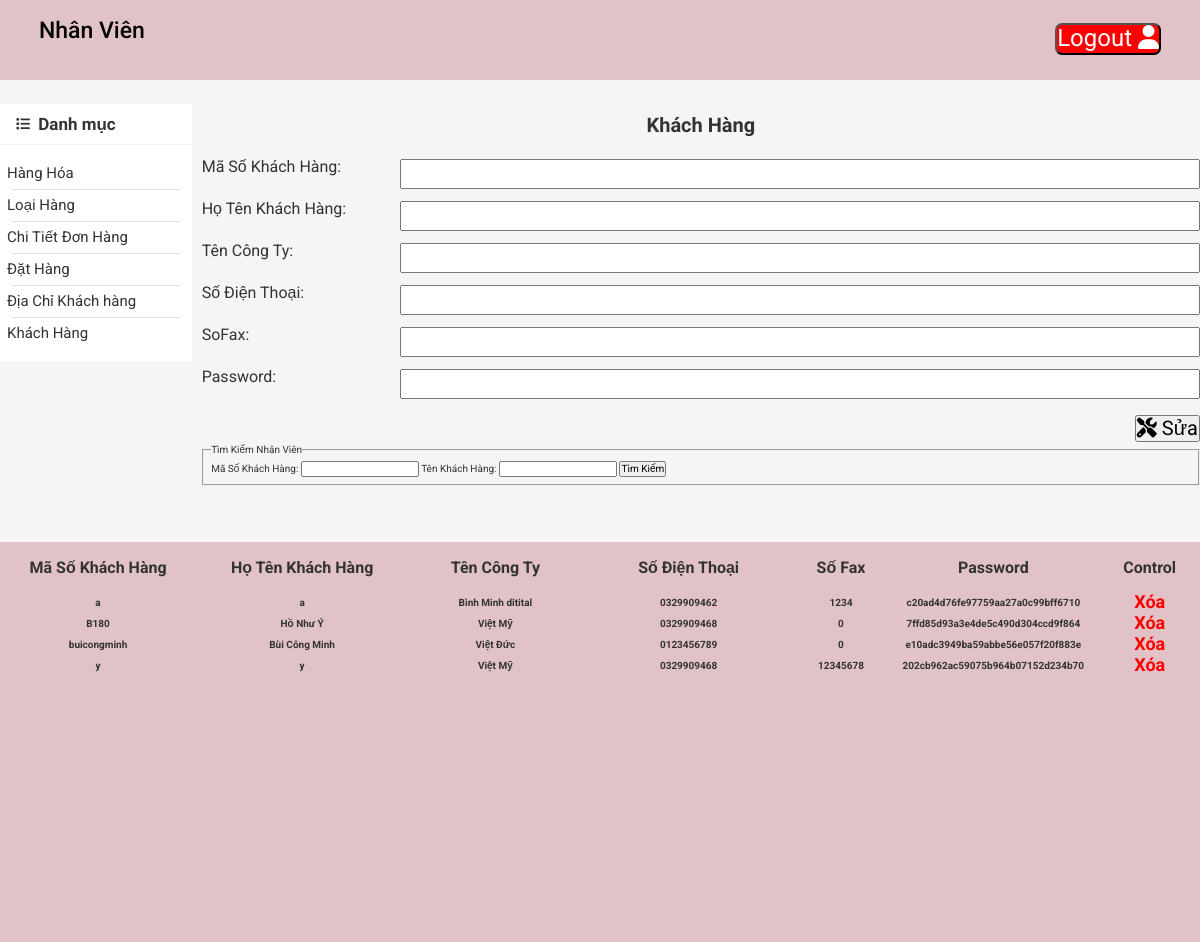
Page /khachhang.php (signed in) on the committed database.
### tables this page shows
CREATE TABLE `khachhang` (
  `MSKH` char(40) NOT NULL,
  `HoTenKH` varchar(40) DEFAULT NULL,
  `TenCongTy` varchar(40) DEFAULT NULL,
  `SoDienThoai` char(10) DEFAULT NULL,
  `SoFax` int(20) DEFAULT NULL,
  `password` char(40) DEFAULT NULL
);

### khachhang.php (the view, shortened to what this page needs)
<?php
        $conn = mysqli_connect('localhost', 'root', '', 'quanlydathang') or die ('Không thể kết nối tới database');
?>
<!DOCTYPE html>
<html lang="en">
<head>
    <link rel="stylesheet" href="https://cdnjs.cloudflare.com/ajax/libs/normalize/8.0.1/normalize.min.css">
    <link rel="stylesheet" href="css/base.css">
    <link rel="stylesheet" href="css/main.css">
    <link rel="stylesheet" href="css/admin.css">
    <link rel="stylesheet" href="fonts/fontawesome-free-5.15.3-web/css/all.css">
</head>
<body>
    <div class="app">
        <header class="headerad">
          <div class="admin">
                <a href="admin.php" class="admin_btn"><?php if(isset($_SESSION['loginAdmin'])){
                    echo "Admin";}else
                    {echo "Nhân Viên";}  ?></a>
            </div>
           <div class="logout">
                <form method="POST" action="login.php" >
                     <button type="submit" name="logout" style="    background-color: red;
                        color: white;
                        font-size: 24px;
                        border-radius: 7px;"> Logout <i class="fas fa-user"></i></button>
                </form>
            </div>
        </header>
        <div class="app_container">
            <div class="grid">
                <div class="grid_row  app_content">
                    <div class="grid_column-2 ">
                        <nav class="category">
                            <h3 class="category-heading">
                                <i class="fas fa-list category-heading-icon"></i>
                                Danh mục
                            </h3>
                            <ul class="category-list category-item--active" style="padding: 12px;">
                             <?php
                               if(isset($_SESSION['loginNhanVien'])){
                                ?>
                                <li class="category-item">
                                    <a href="hanghoa.php" class="category-item-link">Hàng Hóa</a>
                                </li>
                                <li class="category-item">
                                    <a href="loaihang.php" class="category-item-link">Loại Hàng</a>
                                </li>
                                <li class="category-item">
                                    <a href="chitietdonhang.php" class="category-item-link">Chi Tiết Đơn Hàng</a>
                                </li>
                                   <li class="category-item">
                                    <a href="dathang.php" class="category-item-link">Đặt Hàng</a>
                                </li>
                                <li class="category-item">
                                    <a href="diachikhachhang.php" class="category-item-link">Địa Chỉ Khách hàng</a>
                                </li>
                                 <li class="category-item">
                                    <a href="khachhang.php" class="category-item-link">Khách Hàng</a>
                                </li>
                           <?php } ?>
                            </ul>
                        </nav>
        </div>
          <div class="grid_column-10">
            <form action="khachhang.php" method="POST">
              <h1 class="content__header"> Khách Hàng </h1>
              <div class="input_wrap">
                  <div class="input_wrap-lable">
                    <label>Mã Số Khách Hàng:</label>
                </div>
                 <input type="text" class="form-control" name="maso" required>
              </div>
              <div class="input_wrap">
                <div class="input_wrap-lable">
                  <label>Họ Tên Khách Hàng:</label>
                </div>
                <input type="text" class="form-control" name="ten" required>
              </div>
              <div class="input_wrap">
                <div class="input_wrap-lable">
                  <label>Tên Công Ty:</label>
                </div>
                <input type="text" class="form-control" name="tencongty" required>
              </div>
               <div class="input_wrap">
                <div class="input_wrap-lable">
                  <label>Số Điện Thoại:</label>
                </div>
                <input type="text" class="form-control" name="sdt" required>
              </div>
               <div class="input_wrap">
                <div class="input_wrap-lable">
                  <label>SoFax:</label>
                </div>
                <input type="text" class="form-control" name="sofax" required>
              </div>
              <div class="input_wrap">
                <div class="input_wrap-lable">
                  <label>Password:</label>
                </div>
                <input type="text" class="form-control" name="password" required>
              </div>
              <div class="form-control-click">
                <button type="submit" name="edit" class="form-control form-submit "><i class="fas fa-tools"></i> Sửa
                </button>
              </div>
            </form>
            <div class="form-control-search">
              <form class="form-control_search" action="khachhang.php?actionkh=search" method="POST">
                <fieldset style="margin: 40px auto;
    width: 100%">
                  <legend>Tìm Kiếm Nhân Viên</legend>
                  Mã Số Khách Hàng: <input type="text" name="MSKH"
                  value="<?php echo empty($MSKH)? '':$MSKH ?>"
                  >
                  Tên Khách Hàng: <input type="text" name="HoTenKH" value="<?php echo empty($HoTenKH)? '':$HoTenKH ?>"
>
                  <input type="submit" value="Tìm Kiếm">
                </fieldset>
              </form>
            </div>
          </div>
           <div class="table-responsive" style="    overflow: scroll;
    height: 50vh;">
            <table class="table table-hover">
              <thead>
                <tr class="thead-dark">
                  <th scope="col" >Mã Số Khách Hàng</th>
                  <th scope="col">Họ Tên Khách Hàng</th>
                  <th scope="col">Tên Công Ty</th>
                  <th scope="col">Số Điện Thoại</th>
                  <th scope="col">Số Fax</th>
                  <th scope="col">Password</th>
                  <th scope="col">Control</th>
                </tr>
              </thead>
 <?php
     if(!empty($wherekh)){
              $sql1 = "SELECT * FROM KhachHang where  (".$wherekh.") ";
              $result1= mysqli_query($conn,$sql1);
            }else{
                $sql1 = "SELECT * FROM KhachHang";
                $result1= mysqli_query($conn,$sql1);
            }
  ?>
  <?php
      while($row = mysqli_fetch_array($result1)){
        $mskh=$row['MSKH'];
  ?>
    <tbody>
                <tr id="<?php echo $mskh;?>" onclick="edit('<?php echo $mskh;?>')">
                  <th scope="col" class="MSKHEDIT"><?php echo $row['MSKH'];?></th>
                  <th scope="col" class="HOTENKHEDIT"><?php echo $row['HoTenKH'];?></th>
                  <th scope="col" class="TENCONGTYEDIT"><?php echo $row['TenCongTy'];?></th>
                  <th scope="col" class="SODIENTHOAIEDIT"><?php echo $row['SoDienThoai'];?></th>
                  <th scope="col" class="SOFAXEDIT"><?php echo $row['SoFax'];?></th>
                  <th scope="col" class="PASSWORDEDIT"><?php echo $row['password'];?></th>
                  <th scope="col"><a style="    text-decoration: none;
    font-size: 18px;
    color: red;
"  href="khachhang.php?maso=<?php echo $row['MSKH'];?>">Xóa</a></th>
                </tr>
              </tbody>
  <?php
         }?>
            </table>
          </div>
      </div>
</body>
</html>

### base.css (style rules this page uses)
:root { --white-color: #fff; --black-color: #000; --text-color: #333; --primary-color:orange; --primary-color-rgba: rgb(238,75,43); --boder-color:#dbdbdb; --navbar_height: 34px; --header-height:120px; --star-gold-color: #ffce3e; --header-with-search-height: calc(var(--header-height) - var(--navbar_height) ) }
* { box-sizing: inherit; }
html { font-size: 62.5%; line-height: 1.6rem; font-family: 'Roboto', sans-serif; box-sizing: border-box; }
.grid { width: 1200px; max-width: 100%; margin: 0 auto; }
.grid_row { display: flex; flex-wrap: wrap; margin-left: -5px; margin-right: -5px; }
.grid_column-2 { padding-left: 5px; padding-right: 5px; width: 16.6667%; }
.grid_column-10 { padding-left: 5px; padding-right: 5px; width: 83.3333%; }

### main.css (style rules this page uses)
.app_container { background-color: #f5f5f5; }
.app_content { padding-top: 24px; }
.category { background-color: var(--white-color); border-radius: 2px; }
.category-heading { margin-top: 0; font-size: 1.7rem; color: var(--text-color); padding: 12px 16px; border-bottom: 1px solid rgba(0,0,0,0.05); }
.category-heading-icon { font-size: 1.4rem; margin-right: 4px; top:-1px; position: relative; }
.category-list { list-style: none; padding-bottom: 8px; }
.category-item { position: relative; }
.category-item:first-child::before { display: none; }
.category-item::before { content: ""; width: 100%; border-top:1px solid #e1e1e1; position: absolute; }
.category-item-link { position: relative; text-decoration: none; color: var(--text-color); font-size: 1.5rem; margin-left: -13px; display: block; padding: 8px; right: 0; transition: right linear 0.1s ; }

### admin.css (style rules this page uses)
.headerad { height: 80px; width: 100%; display: flex; justify-content: space-between; padding: 7px 30px; font-size: 1.6rem; background-color: rgb(224, 194, 199); }
.admin, .logout { padding: 16px 9px; }
.admin_btn, .logout_btn { text-decoration: none; color: black; font-size: 2.3rem; font-weight: 500; }
.app_container { height: 100vh; }
.content__header { text-align: center; }
.input_wrap { display: flex; justify-content: space-between; }
.input_wrap .form-control { width: 80rem; height: 3rem; margin-top: 12px; }
.input_wrap .input_wrap-lable { margin-top: 12px; }
.input_wrap label { font-size: 1.6rem; }
.form-submit { font-size: 2rem; float: right; }
.table-responsive { width: 100%; margin-top: 16px; background-color:rgb(224, 194, 199); }
.table { width: 100%; }
th { max-width: 100px; overflow: hidden; text-overflow: ellipsis; white-space: nowrap; }
.thead-dark { font-size: 1.6rem; }
.thead-dark th { height: 3em; line-height: 3em; }
.form-control-click { margin-top: 16px; }
.form-submit { margin-left: 8px; }
* { padding: 0; margin: 0; box-sizing: border-box; }
html { color: #333; font-size: 62.5%; }

### rows in the picture
khachhang: MSKH "a", HoTenKH "a", TenCongTy "Bình Minh ditital", SoDienThoai "0329909462", SoFax "1234", password "c20ad4d76fe97759aa27a0c99bff6710"
khachhang: MSKH "B180", HoTenKH "Hồ Như Ý", TenCongTy "Việt Mỹ", SoDienThoai "0329909468", SoFax "0", password "7ffd85d93a3e4de5c490d304ccd9f864"
khachhang: MSKH "buicongminh", HoTenKH "Bùi Công Minh", TenCongTy "Việt Đức", SoDienThoai "0123456789", SoFax "0", password "e10adc3949ba59abbe56e057f20f883e"
khachhang: MSKH "y", HoTenKH "y", TenCongTy "Việt Mỹ", SoDienThoai "0329909468", SoFax "12345678", password "202cb962ac59075b964b07152d234b70"
